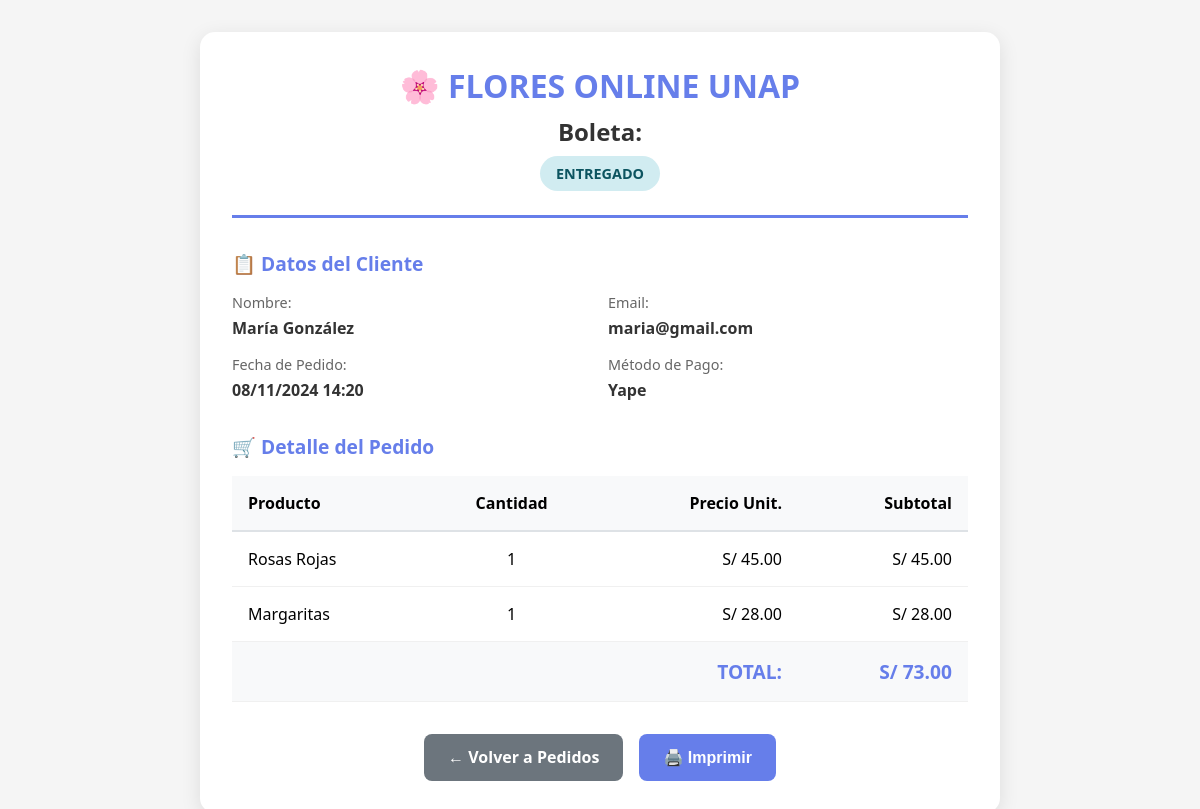
/ver_boleta_pedido.php?id=2 (signed in), run on the app's committed database.
### tables this page shows
CREATE TABLE IF NOT EXISTS pedidos (
    id INT AUTO_INCREMENT PRIMARY KEY,
    usuario_id INT NOT NULL,
    total DECIMAL(10, 2) NOT NULL,
    estado ENUM('pendiente', 'pagado', 'enviado', 'entregado', 'cancelado') DEFAULT 'pendiente',
    metodo_pago VARCHAR(50),
    direccion_envio TEXT,
    notas TEXT,
    fecha_pedido TIMESTAMP DEFAULT CURRENT_TIMESTAMP,
    fecha_actualizacion TIMESTAMP DEFAULT CURRENT_TIMESTAMP ON UPDATE CURRENT_TIMESTAMP,
    FOREIGN KEY (usuario_id) REFERENCES usuarios(id) ON DELETE CASCADE,
    INDEX idx_usuario (usuario_id),
    INDEX idx_estado (estado),
    INDEX idx_fecha (fecha_pedido)
);

CREATE TABLE IF NOT EXISTS usuarios (
    id INT AUTO_INCREMENT PRIMARY KEY,
    nombre VARCHAR(100) NOT NULL,
    email VARCHAR(150) NOT NULL UNIQUE,
    password VARCHAR(255) NOT NULL,
    telefono VARCHAR(20),
    direccion TEXT,
    rol ENUM('cliente', 'admin') DEFAULT 'cliente',
    fecha_registro TIMESTAMP DEFAULT CURRENT_TIMESTAMP,
    INDEX idx_email (email),
    INDEX idx_rol (rol)
);

CREATE TABLE IF NOT EXISTS pedido_detalles (
    id INT AUTO_INCREMENT PRIMARY KEY,
    pedido_id INT NOT NULL,
    flor_id INT NOT NULL,
    cantidad INT NOT NULL,
    precio_unitario DECIMAL(10, 2) NOT NULL,
    subtotal DECIMAL(10, 2) NOT NULL,
    FOREIGN KEY (pedido_id) REFERENCES pedidos(id) ON DELETE CASCADE,
    FOREIGN KEY (flor_id) REFERENCES flores(id) ON DELETE CASCADE,
    INDEX idx_pedido (pedido_id),
    INDEX idx_flor (flor_id)
);

CREATE TABLE IF NOT EXISTS flores (
    id INT AUTO_INCREMENT PRIMARY KEY,
    nombre VARCHAR(150) NOT NULL,
    descripcion TEXT,
    detalles TEXT,
    precio DECIMAL(10, 2) NOT NULL,
    imagen VARCHAR(500),
    categoria_id INT,
    disponibilidad ENUM('En stock', 'Agotado') DEFAULT 'En stock',
    fecha_creacion TIMESTAMP DEFAULT CURRENT_TIMESTAMP,
    fecha_actualizacion TIMESTAMP DEFAULT CURRENT_TIMESTAMP ON UPDATE CURRENT_TIMESTAMP,
    FOREIGN KEY (categoria_id) REFERENCES categorias(id) ON DELETE SET NULL,
    INDEX idx_categoria (categoria_id),
    INDEX idx_disponibilidad (disponibilidad),
    INDEX idx_precio (precio)
);

### ver_boleta_pedido.php (the view, shortened to what this page needs)
<?php
$conn = conectarDB();
$pedido_id = (int)$_GET['id'];
$es_admin = isset($_SESSION['rol']) && $_SESSION['rol'] === 'admin';
$stmt = $conn->prepare("
    SELECT p.*, u.nombre as usuario_nombre, u.email
    FROM pedidos p
    JOIN usuarios u ON p.usuario_id = u.id
    WHERE p.id = ?
");
$stmt->execute([$pedido_id]);
$pedido = $stmt->fetch();
$stmt = $conn->prepare("
    SELECT pd.*, f.nombre as flor_nombre
    FROM pedido_detalles pd
    JOIN flores f ON pd.flor_id = f.id
    WHERE pd.pedido_id = ?
");
$stmt->execute([$pedido_id]);
$items = $stmt->fetchAll();
?>
<!DOCTYPE html>
<html lang="es">
<head>
</head>
<body>
    <div class="boleta-container">
        <div class="boleta-header">
            <h1>🌸 FLORES ONLINE UNAP</h1>
            <div class="numero-pedido">Boleta: <?php echo $pedido['numero_pedido']; ?></div>
            <span class="badge <?php echo $pedido['estado']; ?>">
                <?php echo strtoupper($pedido['estado']); ?>
            </span>
        </div>
        <div class="section">
            <h3>📋 Datos del Cliente</h3>
            <div class="info-grid">
                <div class="info-item">
                    <span class="info-label">Nombre:</span>
                    <span class="info-value"><?php echo htmlspecialchars($pedido['usuario_nombre']); ?></span>
                </div>
                <div class="info-item">
                    <span class="info-label">Email:</span>
                    <span class="info-value"><?php echo htmlspecialchars($pedido['email']); ?></span>
                </div>
                <div class="info-item">
                    <span class="info-label">Fecha de Pedido:</span>
                    <span class="info-value"><?php echo date('d/m/Y H:i', strtotime($pedido['fecha_pedido'])); ?></span>
                </div>
                <div class="info-item">
                    <span class="info-label">Método de Pago:</span>
                    <span class="info-value"><?php echo htmlspecialchars($pedido['metodo_pago']); ?></span>
                </div>
            </div>
        </div>
        <div class="section">
            <h3>🛒 Detalle del Pedido</h3>
            <table>
                <thead>
                    <tr>
                        <th>Producto</th>
                        <th style="text-align: center;">Cantidad</th>
                        <th style="text-align: right;">Precio Unit.</th>
                        <th style="text-align: right;">Subtotal</th>
                    </tr>
                </thead>
                <tbody>
                    <?php foreach ($items as $item): ?>
                        <tr>
                            <td><?php echo htmlspecialchars($item['flor_nombre']); ?></td>
                            <td style="text-align: center;"><?php echo $item['cantidad']; ?></td>
                            <td style="text-align: right;">S/ <?php echo number_format($item['precio_unitario'], 2); ?></td>
                            <td style="text-align: right;">S/ <?php echo number_format($item['precio_unitario'] * $item['cantidad'], 2); ?></td>
                        </tr>
                    <?php endforeach; ?>
                    <tr class="total-row">
                        <td colspan="3" style="text-align: right;"><strong>TOTAL:</strong></td>
                        <td style="text-align: right;"><strong>S/ <?php echo number_format($pedido['total'], 2); ?></strong></td>
                    </tr>
                </tbody>
            </table>
        </div>
        <div class="actions no-print">
            <?php if ($es_admin): ?>
                <a href="admin/pedidos.php" class="btn btn-secondary">← Volver a Pedidos</a>
            <?php else: ?>
                <a href="mis_pedidos.php" class="btn btn-secondary">← Volver a Mis Pedidos</a>
            <?php endif; ?>
            <button onclick="window.print()" class="btn btn-primary">🖨️ Imprimir</button>
        </div>
    </div>
</body>
</html>

### ver_boleta_pedido.php (style rules this page uses)
* { margin: 0; padding: 0; box-sizing: border-box; }
body { font-family: 'Segoe UI', Tahoma, Geneva, Verdana, sans-serif; background: #f5f5f5; padding: 2rem; }
.boleta-container { max-width: 800px; margin: 0 auto; background: white; padding: 2rem; border-radius: 15px; box-shadow: 0 5px 20px rgba(0,0,0,0.1); }
.boleta-header { text-align: center; padding-bottom: 1.5rem; border-bottom: 3px solid #667eea; margin-bottom: 2rem; }
.boleta-header h1 { color: #667eea; font-size: 2rem; margin-bottom: 0.5rem; }
.numero-pedido { font-size: 1.5rem; color: #333; font-weight: bold; }
.badge { display: inline-block; padding: 0.5rem 1rem; border-radius: 20px; font-size: 0.9rem; font-weight: 600; margin-top: 0.5rem; }
.badge.entregado { background: #d1ecf1; color: #0c5460; }
.section { margin-bottom: 2rem; }
.section h3 { color: #667eea; margin-bottom: 1rem; font-size: 1.2rem; }
.info-grid { display: grid; grid-template-columns: repeat(2, 1fr); gap: 1rem; }
.info-item { display: flex; flex-direction: column; }
.info-label { color: #666; font-size: 0.9rem; margin-bottom: 0.3rem; }
.info-value { font-weight: bold; color: #333; }
table { width: 100%; border-collapse: collapse; margin-top: 1rem; }
th { background: #f8f9fa; padding: 1rem; text-align: left; font-weight: 600; border-bottom: 2px solid #dee2e6; }
td { padding: 1rem; border-bottom: 1px solid #f0f0f0; }
.total-row { font-weight: bold; font-size: 1.2rem; background: #f8f9fa; }
.total-row td { color: #667eea; }
.actions { display: flex; gap: 1rem; margin-top: 2rem; justify-content: center; }
.btn { padding: 0.8rem 1.5rem; border-radius: 8px; text-decoration: none; border: none; cursor: pointer; font-size: 1rem; font-weight: 600; transition: transform 0.3s; }
.btn-primary { background: #667eea; color: white; }
.btn-secondary { background: #6c757d; color: white; }

### data on the page
pedidos: estado "ENTREGADO", usuario.nombre "María González", usuario.email "maria@gmail.com", fecha_pedido "08/11/2024 14:20", metodo_pago "Yape", total "73.00"
pedido_detalles: flor.nombre "Rosas Rojas", cantidad "1", precio_unitario "45.00", $item['precio_unitario']*$item['cantidad'] "45.00"
pedido_detalles: flor.nombre "Margaritas", cantidad "1", precio_unitario "28.00", $item['precio_unitario']*$item['cantidad'] "28.00"
